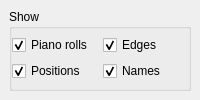
  <widget class="QDockWidget" name="DOCK_VIEW">
   <property name="features">
    <set>QDockWidget::AllDockWidgetFeatures</set>
   </property>
   <property name="windowTitle">
    <string>View</string>
   </property>
   <attribute name="dockWidgetArea">
    <number>2</number>
   </attribute>
   <widget class="QWidget" name="dockWidgetContents_3">
    <layout class="QVBoxLayout" name="verticalLayout_4">
     <item>
      <widget class="QGroupBox" name="groupBox_3">
       <property name="title">
        <string>Show</string>
       </property>
       <layout class="QGridLayout" name="gridLayout_4">
        <property name="leftMargin">
         <number>0</number>
        </property>
        <property name="topMargin">
         <number>0</number>
        </property>
        <property name="rightMargin">
         <number>0</number>
        </property>
        <property name="bottomMargin">
         <number>0</number>
        </property>
        <property name="verticalSpacing">
         <number>0</number>
        </property>
        <item row="0" column="0">
         <widget class="QCheckBox" name="CHK_VIEW_PIANO_ROLLS">
          <property name="toolTip">
           <string>Snap sequences to starts and ends of subsequences</string>
          </property>
          <property name="statusTip">
           <string>View sequence data as piano rolls (partially check to view only when selected)</string>
          </property>
          <property name="text">
           <string>Piano rolls</string>
          </property>
          <property name="checked">
           <bool>true</bool>
          </property>
          <property name="tristate">
           <bool>true</bool>
          </property>
         </widget>
        </item>
        <item row="1" column="0">
         <widget class="QCheckBox" name="CHK_VIEW_POSITIONS">
          <property name="toolTip">
           <string>Snap sequences to starts and ends of subsequences</string>
          </property>
          <property name="statusTip">
           <string>View split positions (partially check to view only when selected)</string>
          </property>
          <property name="text">
           <string>Positions</string>
          </property>
          <property name="checked">
           <bool>true</bool>
          </property>
          <property name="tristate">
           <bool>true</bool>
          </property>
         </widget>
        </item>
        <item row="1" column="1">
         <widget class="QCheckBox" name="CHK_VIEW_NAMES">
          <property name="statusTip">
           <string>View sequence names (partially check to view only when selected)</string>
          </property>
          <property name="text">
           <string>Names</string>
          </property>
          <property name="checked">
           <bool>true</bool>
          </property>
          <property name="tristate">
           <bool>true</bool>
          </property>
         </widget>
        </item>
        <item row="0" column="1">
         <widget class="QCheckBox" name="CHK_VIEW_EDGES">
          <property name="toolTip">
           <string>Snap sequences to starts and ends of subsequences</string>
          </property>
          <property name="statusTip">
           <string>View edges (partially check to view only when selected)</string>
          </property>
          <property name="text">
           <string>Edges</string>
          </property>
          <property name="checked">
           <bool>true</bool>
          </property>
          <property name="tristate">
           <bool>true</bool>
          </property>
         </widget>
        </item>
       </layout>
      </widget>
     </item>
    </layout>
   </widget>
  </widget>
